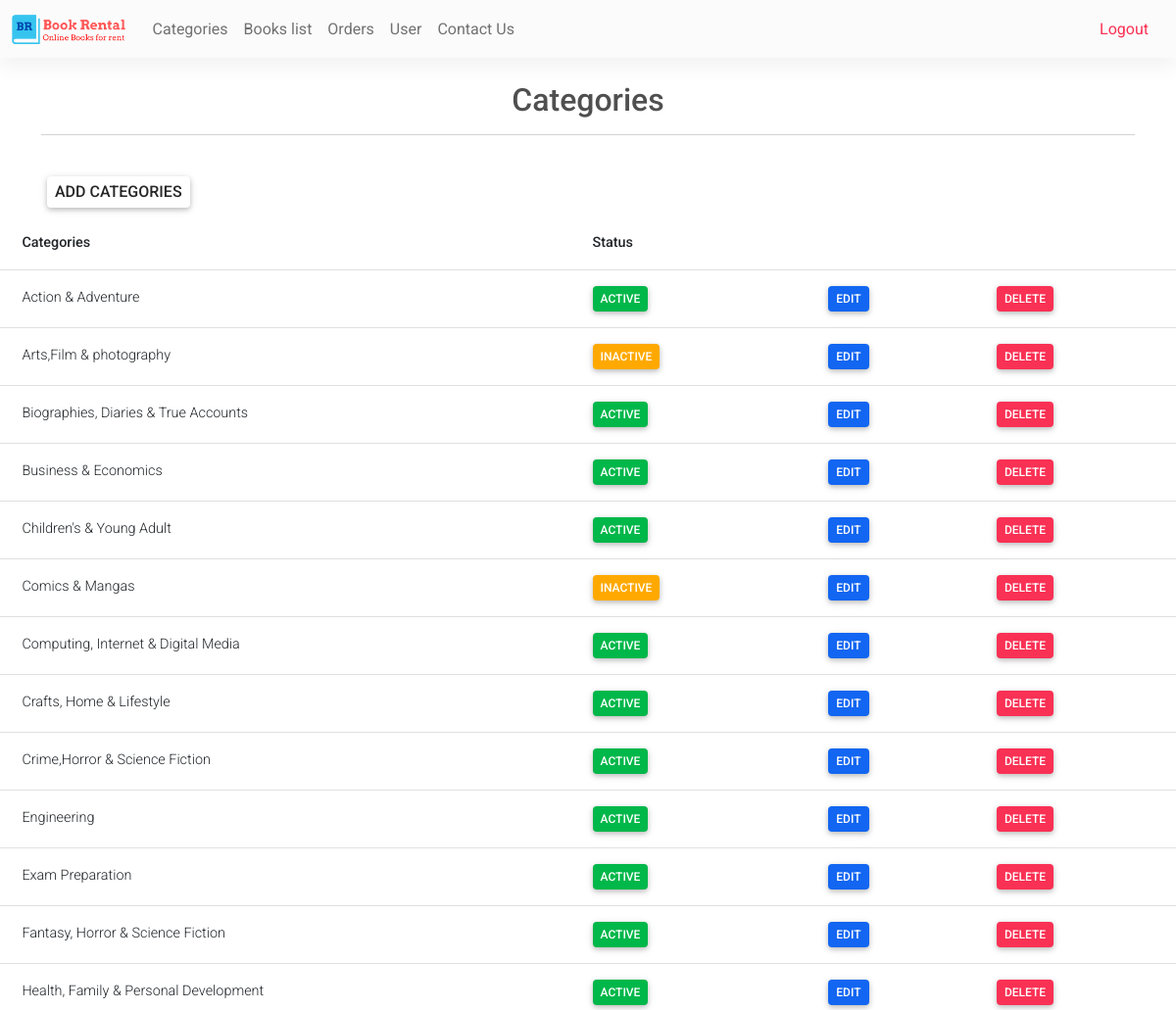
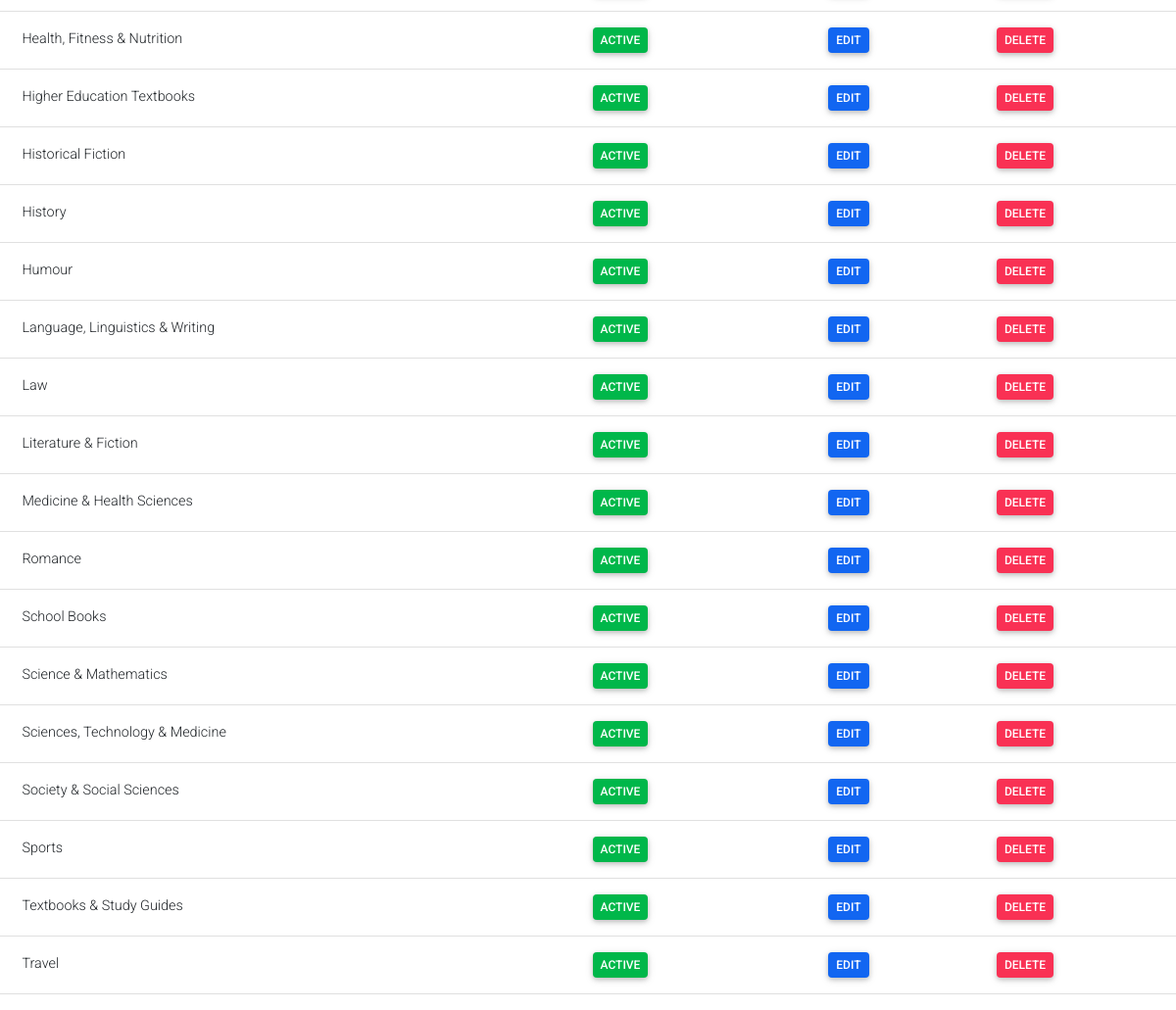
Page /Admin/categories.php (signed in) on the earlier database version (2 pictures, top to bottom).
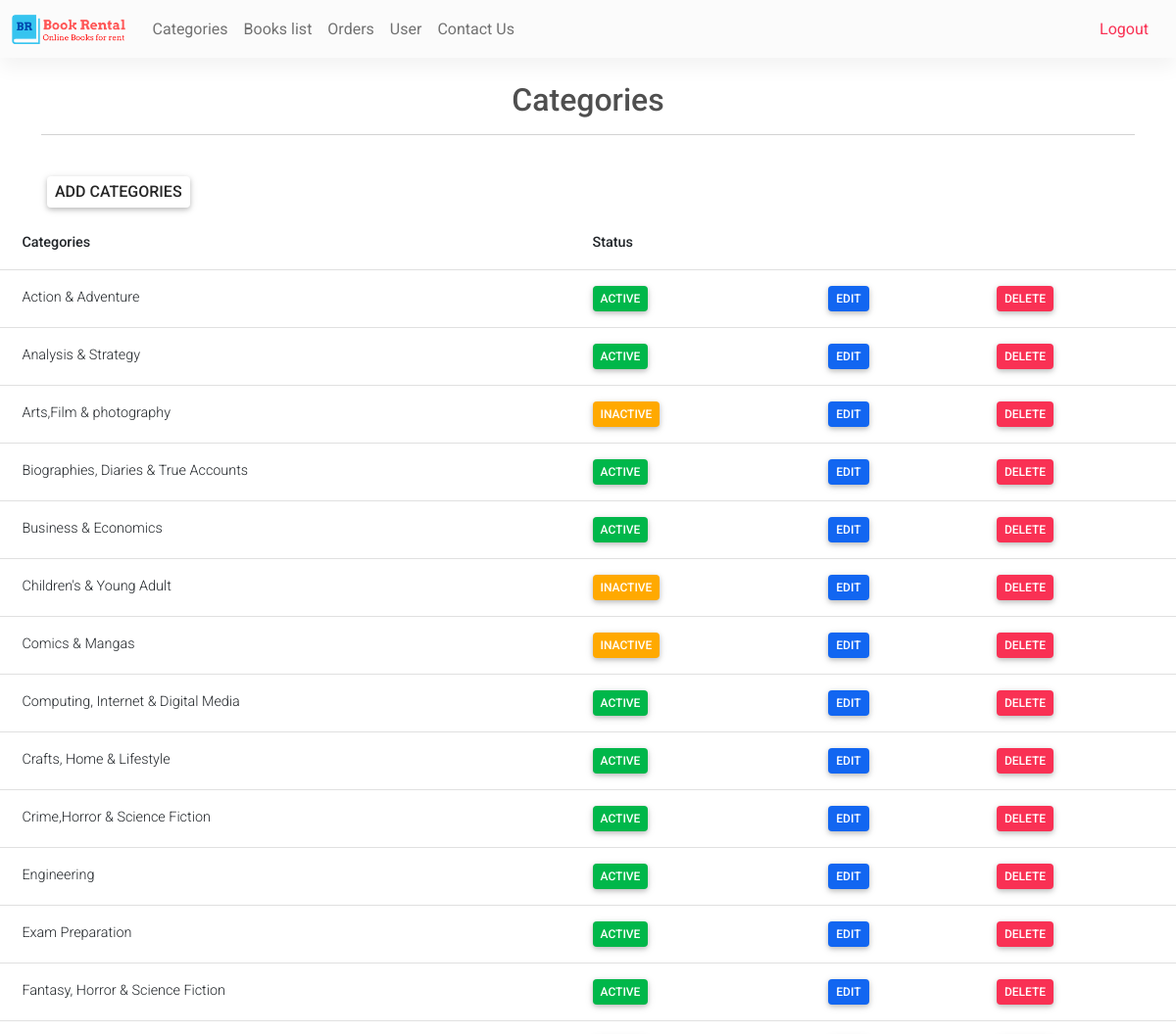
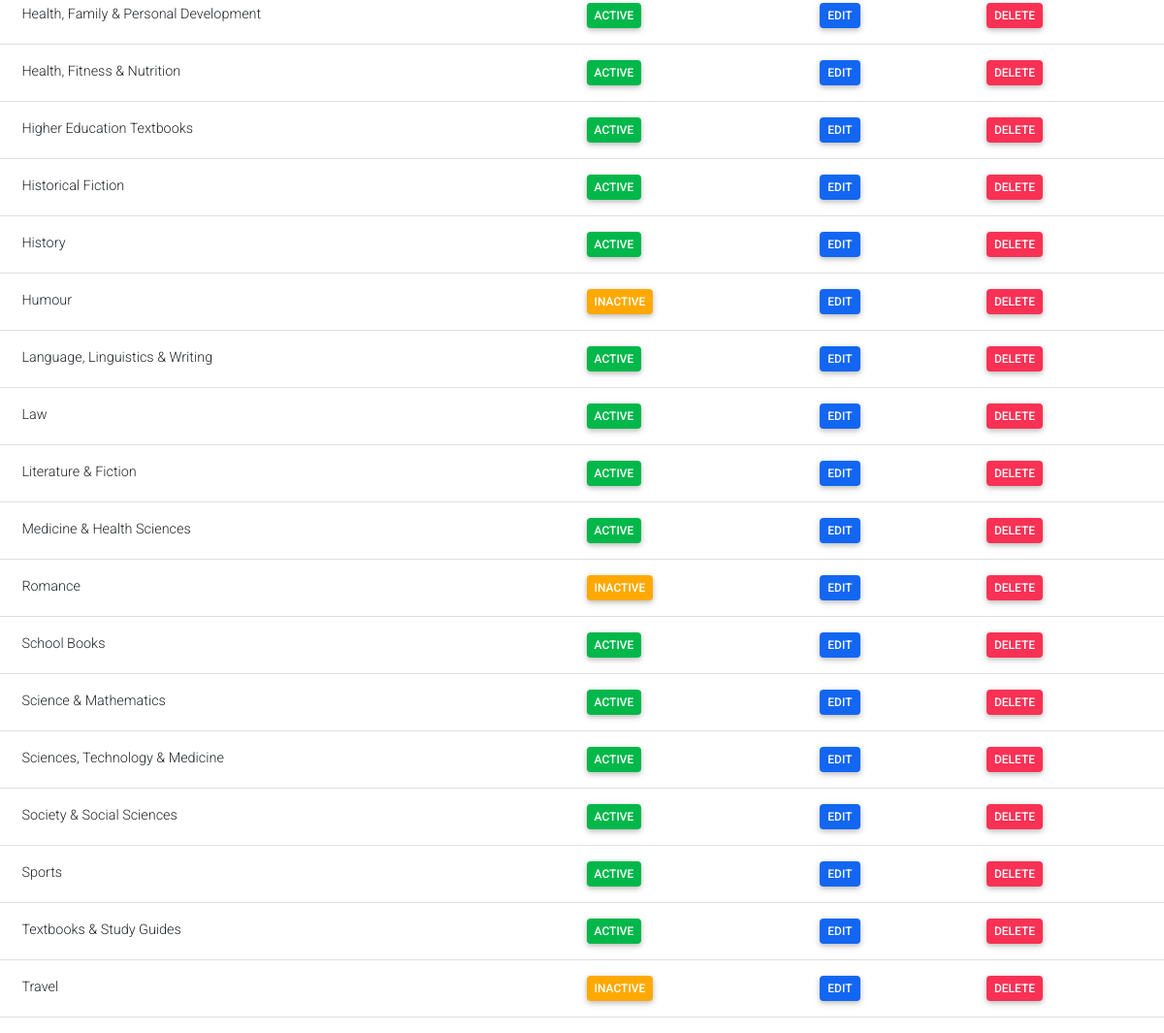
Same page on the later database version (2 pictures, top to bottom).
### tables this page shows
CREATE TABLE `categories` (
  `id` mediumint(9) NOT NULL,
  `category` varchar(50) NOT NULL,
  `status` tinyint(4) NOT NULL
);

### Admin/categories.php (the view, shortened to what this page needs)
<?php
  require('topNav.php');
  $sql = "select * from categories order by category asc";
  $res = mysqli_query($con, $sql);
?>
<main>
    <div class="container pt-4">
        <h4 class="fs-2 text-center ">Categories</h4>
        <hr>
        <br>
    </div>
    <h5 class="btn btn-white ms-5 px-2 py-1 fs-6 "><a class="link-dark" href="manageCategories.php">Add
            Categories</a></h5>
    <div class="">
        <table class="table">
            <thead>
            <tr>
                <th>Categories</th>
                <th>Status</th>
                <th></th>
                <th></th>
            </tr>
            </thead>
            <tbody>
            <?php
              while ($row = mysqli_fetch_assoc($res)) { ?>
                  <tr>
                      <td> <?php echo $row['category'] ?> </td>
                      <td>
                        <?php
                          if ($row['status'] == 1) {
                            echo "<a class='link-white btn btn-success px-2 py-1' href='?type=status&operation=deactive&id=" . $row['id'] .
                              "'>Active</a>&nbsp&nbsp";
                          } else {
                            echo "<a class='link-white btn btn-warning px-2 py-1' href='?type=status&operation=active&id=" . $row['id'] .
                              "'>Inactive</a>&nbsp&nbsp";
                          }
                        ?>
                      </td>
                      <td> <?php echo "<a class='link-white btn btn-primary px-2 py-1' href='manageCategories.php?id=" . $row['id'] .
                          "'>Edit</a>"; ?>
                      </td>
                      <td> <?php echo "<a class='link-white btn btn-danger px-2 py-1' href='?type=delete&id=" . $row['id'] .
                          "'>Delete</a>"; ?>
                      </td>
                  </tr>
              <?php } ?>
            </tbody>
        </table>
    </div>
</main>
</body>
</html>

Differences in the rows shown:
added categories: category "Analysis & Strategy"
changed categories "Children's & Young Adult": status "ACTIVE" → "INACTIVE"
changed categories "Humour": status "ACTIVE" → "INACTIVE"
changed categories "Romance": status "ACTIVE" → "INACTIVE"
changed categories "Travel": status "ACTIVE" → "INACTIVE"
